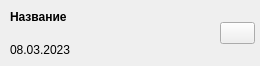
<?xml version="1.0" encoding="UTF-8"?>
<ui version="4.0">
 <class>NoteInList</class>
 <widget class="QWidget" name="NoteInList">
  <property name="geometry">
   <rect>
    <x>0</x>
    <y>0</y>
    <width>260</width>
    <height>66</height>
   </rect>
  </property>
  <property name="windowTitle">
   <string>Form</string>
  </property>
  <widget class="QWidget" name="layoutWidget">
   <property name="geometry">
    <rect>
     <x>10</x>
     <y>10</y>
     <width>201</width>
     <height>51</height>
    </rect>
   </property>
   <layout class="QVBoxLayout" name="verticalLayout">
    <item>
     <widget class="QLabel" name="noteTitle">
      <property name="font">
       <font>
        <bold>true</bold>
       </font>
      </property>
      <property name="text">
       <string>Название</string>
      </property>
      <property name="alignment">
       <set>Qt::AlignLeading|Qt::AlignLeft|Qt::AlignTop</set>
      </property>
     </widget>
    </item>
    <item>
     <widget class="QLabel" name="noteDate">
      <property name="text">
       <string>08.03.2023</string>
      </property>
     </widget>
    </item>
   </layout>
  </widget>
  <widget class="QWidget" name="layoutWidget">
   <property name="geometry">
    <rect>
     <x>220</x>
     <y>-30</y>
     <width>35</width>
     <height>125</height>
    </rect>
   </property>
   <layout class="QVBoxLayout" name="verticalLayout_2">
    <item>
     <spacer name="verticalSpacer_2">
      <property name="orientation">
       <enum>Qt::Vertical</enum>
      </property>
      <property name="sizeHint" stdset="0">
       <size>
        <width>20</width>
        <height>40</height>
       </size>
      </property>
     </spacer>
    </item>
    <item>
     <widget class="QPushButton" name="deleteButton">
      <property name="text">
       <string/>
      </property>
      <property name="icon">
       <iconset resource="../resource.qrc">
        <normaloff>:/Images/Icons/Images/Icons/delete.png</normaloff>:/Images/Icons/Images/Icons/delete.png</iconset>
      </property>
     </widget>
    </item>
    <item>
     <spacer name="verticalSpacer">
      <property name="orientation">
       <enum>Qt::Vertical</enum>
      </property>
      <property name="sizeHint" stdset="0">
       <size>
        <width>20</width>
        <height>40</height>
       </size>
      </property>
     </spacer>
    </item>
   </layout>
  </widget>
 </widget>
 <resources>
  <include location="../resource.qrc"/>
 </resources>
 <connections/>
</ui>
